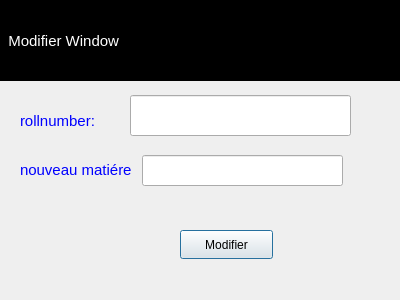
<?xml version="1.0" encoding="UTF-8"?>
<ui version="4.0">
 <class>updateBox</class>
 <widget class="QDialog" name="updateBox">
  <property name="geometry">
   <rect>
    <x>0</x>
    <y>0</y>
    <width>400</width>
    <height>300</height>
   </rect>
  </property>
  <property name="windowTitle">
   <string>Dialog</string>
  </property>
  <widget class="QLabel" name="label">
   <property name="geometry">
    <rect>
     <x>0</x>
     <y>0</y>
     <width>401</width>
     <height>81</height>
    </rect>
   </property>
   <property name="styleSheet">
    <string notr="true">QLabel{background:light-gray;
font-size:15px;
color:white;

}</string>
   </property>
   <property name="text">
    <string>  Modifier Window</string>
   </property>
  </widget>
  <widget class="QLabel" name="label_2">
   <property name="geometry">
    <rect>
     <x>20</x>
     <y>100</y>
     <width>131</width>
     <height>41</height>
    </rect>
   </property>
   <property name="styleSheet">
    <string notr="true">QLabel{
font-size:15px;
color:blue;

}</string>
   </property>
   <property name="text">
    <string>rollnumber:</string>
   </property>
  </widget>
  <widget class="QLineEdit" name="lineEdit">
   <property name="geometry">
    <rect>
     <x>130</x>
     <y>95</y>
     <width>221</width>
     <height>41</height>
    </rect>
   </property>
   <property name="styleSheet">
    <string notr="true">QLineEdit{
font-size:15px;

}</string>
   </property>
  </widget>
  <widget class="QLineEdit" name="lineEdit_2">
   <property name="geometry">
    <rect>
     <x>142</x>
     <y>155</y>
     <width>201</width>
     <height>31</height>
    </rect>
   </property>
   <property name="styleSheet">
    <string notr="true">QLineEdit{
font-size:15px;


}</string>
   </property>
  </widget>
  <widget class="QPushButton" name="pushButton">
   <property name="geometry">
    <rect>
     <x>180</x>
     <y>230</y>
     <width>93</width>
     <height>29</height>
    </rect>
   </property>
   <property name="styleSheet">
    <string notr="true">QPushButtonl{
font-size:15px;


}</string>
   </property>
   <property name="text">
    <string>Modifier</string>
   </property>
  </widget>
  <widget class="QLabel" name="label_3">
   <property name="geometry">
    <rect>
     <x>20</x>
     <y>160</y>
     <width>111</width>
     <height>20</height>
    </rect>
   </property>
   <property name="styleSheet">
    <string notr="true">QLabel{
font-size:15px;
color:blue;

}</string>
   </property>
   <property name="text">
    <string>nouveau matiére</string>
   </property>
  </widget>
 </widget>
 <resources/>
 <connections/>
</ui>
